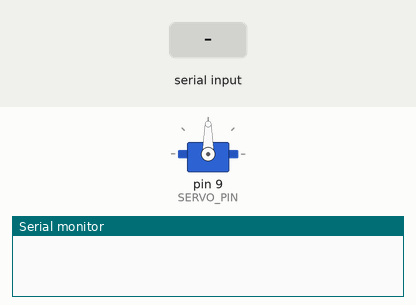
Bench run of a sketch on a simulated Arduino Uno, built with avr-gcc and run on an emulated ATmega328P. Shown: servo, the last lines printed to the serial monitor. The test bench sets the inputs (shaded band).

Above: at 1.2 s.
1.3 s: "90,45\n" received over Serial
At 2.1 s:
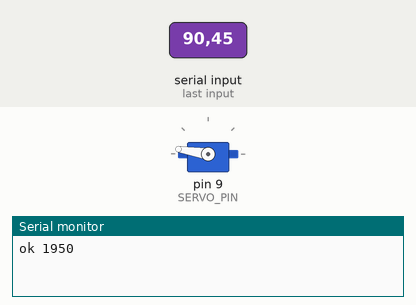
Timing chart, 0 to 4.3 s (numbered marks = the images above; inputs shaded):
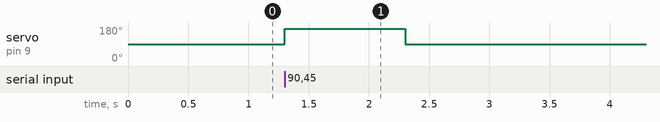

Measured:
- after the input at 1.3 s, servo on pin 9 (SERVO_PIN): 90° → 171° at once, → 90° 1.0 s later

The sketch:

steering_arduino.ino
```cpp
/*
 * steering_arduino.ino — steering-servo driver for the self-driving car.
 *
 * The VESC can't output a servo signal on this firmware, so the Arduino
 * generates the steering pulse instead. It receives a steering command from
 * the Jetson over USB serial and drives the steering servo on pin D9.
 *
 * Protocol (one message per line, newline-terminated):
 *   a float in [-1.0, +1.0]   ->  -1.0 = full left, 0 = center, +1.0 = full right
 * Replies "ok <microseconds>" so the Jetson can confirm.
 *
 * Failsafe: if no command arrives for TIMEOUT_MS, the servo re-centers, so the
 * car straightens out if the Jetson link drops. Throttle stays on the VESC.
 */
#include <Servo.h>

const int SERVO_PIN      = 9;     // servo signal wire goes here
const int CENTER_US      = 1500;  // neutral pulse — CALIBRATE to your car's straight
const int STEER_RANGE_US = 450;   // +/- from center (calibrated: -1=left, center straight)
const unsigned long TIMEOUT_MS = 1000;

Servo steering;
unsigned long lastCmd = 0;

void setup() {
  Serial.begin(115200);
  steering.attach(SERVO_PIN, 1000, 2000);   // safe pulse bounds
  steering.writeMicroseconds(CENTER_US);
  lastCmd = millis();
}

void loop() {
  if (Serial.available()) {
    String line = Serial.readStringUntil('\n');
    line.trim();
    if (line.length()) {
      float s = line.toFloat();
      if (s < -1.0) s = -1.0;
      if (s >  1.0) s =  1.0;
      int us = CENTER_US + (int)(s * STEER_RANGE_US);
      steering.writeMicroseconds(us);
      lastCmd = millis();
      Serial.print("ok ");
      Serial.println(us);
    }
  }
  // Failsafe: re-center if the Jetson stops sending commands.
  if (millis() - lastCmd > TIMEOUT_MS) {
    steering.writeMicroseconds(CENTER_US);
  }
}
```
